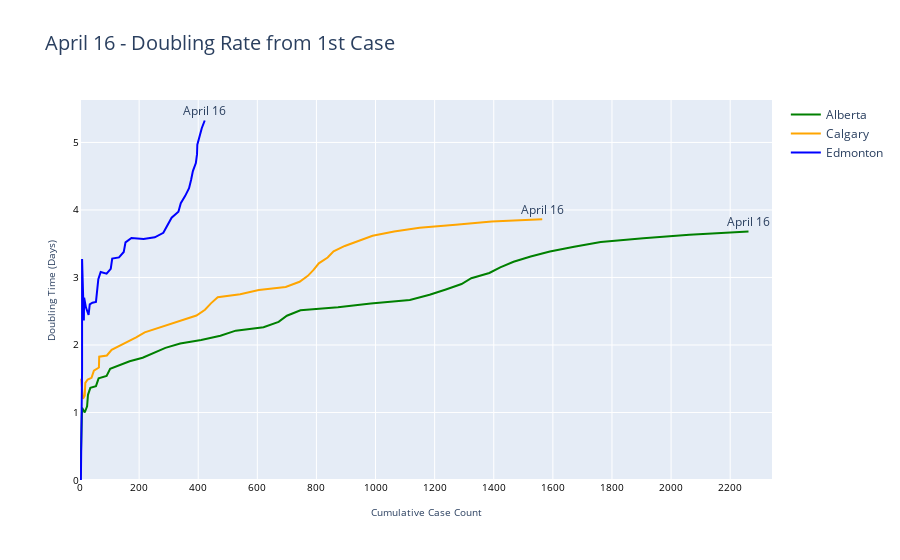

The notebook cell saved with this chart:
### Code cell
# Set up the defaults and the data
ln_width = 2
days_to_trim = 1
mode = 'lines'
trace_formats = {'Alberta': {'x_data': 'Ab_cumCases',
                             'y_data': 'Ab_dtime',
                             'mode': mode,
                             'line': {'color': 'green', 'width':ln_width}}, 
                 'Calgary': {'x_data': 'Calgary_cumulative',
                             'y_data': 'Calgary_dtime',
                             'mode': mode,
                             'line': {'color': 'orange', 'width':ln_width}},  
                 'Edmonton': {'x_data': 'Edmont_cumulative',
                              'y_data': 'Edmont_dtime',
                              'mode': mode,
                              'line': {'color': 'blue', 'width':ln_width}}
                } 
plot_data = all_data[:-days_to_trim]
updated = plot_data.index[-1].strftime("%B %d")
# Create the plot
fig = go.Figure()
annotations = list()
for key in trace_formats.keys():
    fig.add_trace(go.Scatter(x=plot_data[trace_formats[key]['x_data']], y=plot_data[trace_formats[key]['y_data']],
                             mode=trace_formats[key]['mode'], line=trace_formats[key]['line'],
                             name=key, hovertemplate='dt: %{y: 0.2f}'
                             ),
                 )
    last_x = plot_data[trace_formats[key]['x_data']][-1]
    last_y = plot_data[trace_formats[key]['y_data']][-1]
    last_day = plot_data.index[-1].strftime("%B %d")
    annotations.append(dict(x=last_x, y=last_y, xref='x', yref='y', text=last_day, 
                            showarrow=True, ax=0, ay=-10))
fig.update_layout(dict(title=f'{updated} - Doubling Rate from 1st Case', titlefont={'size':20},
                        xaxis=dict(title='Cumulative Case Count', titlefont={'size': 10}, 
                                   rangemode='nonnegative', tick0=0, dtick=200,
                                   tickfont={'color':'black', 'size':10}),
                        yaxis=dict(title='Doubling Time (Days)', titlefont={'size': 10}, 
                                   tickfont={'color':'black', 'size':10}, side='left',
                                   rangemode='nonnegative', tick0=0, dtick=1),
                        legend_orientation="v", hovermode='x', annotations=annotations ))
fig.show()
fig.write_html('images/doubling_time.html')

### Figure 1 — Plotly figure (JSON) as saved in the notebook; plotly's stock layout.template omitted (floating-point values rounded to 4 significant figures)
{"data": [{"hovertemplate": "dt: %{y: 0.2f}", "line": {"color": "green", "width": 2}, "mode": "lines", "name": "Alberta", "type": "scatter", "x": [0, 0, 1, 1, 1, 7, 16, 24, 27, 35, 54, 63, 90, 102, 134, 168, 212, 250, 289, 339, 410, 475, 527, 621, 672, 700, 746, 873, 984, 1116, 1183, 1238, 1291, 1324, 1385, 1422, 1467, 1525, 1590, 1672, 1762, 1906, 2062, 2262], "y": [0, 0, 0, 0, 0, 1.069, 1, 1.091, 1.262, 1.365, 1.39, 1.506, 1.54, 1.649, 1.698, 1.759, 1.812, 1.883, 1.957, 2.023, 2.074, 2.137, 2.212, 2.263, 2.342, 2.434, 2.515, 2.559, 2.615, 2.667, 2.743, 2.823, 2.903, 2.989, 3.066, 3.151, 3.232, 3.31, 3.385, 3.456, 3.524, 3.579, 3.633, 3.679]}, {"hovertemplate": "dt: %{y: 0.2f}", "line": {"color": "orange", "width": 2}, "mode": "lines", "name": "Calgary", "type": "scatter", "x": [null, null, 1, null, null, 4, 10, 16, 18, 26, 39, 47, 64, 65, 91, 107, 133, 162, 190, 219, 259, 303, 347, 394, 423, 443, 466, 542, 605, 696, 743, 771, 791, 808, 838, 858, 896, 942, 990, 1063, 1149, 1271, 1393, 1564], "y": [null, null, 0, null, null, 1.5, 1.204, 1.25, 1.439, 1.489, 1.514, 1.62, 1.667, 1.827, 1.844, 1.928, 1.984, 2.044, 2.114, 2.187, 2.245, 2.305, 2.37, 2.436, 2.522, 2.616, 2.708, 2.753, 2.814, 2.859, 2.936, 3.024, 3.116, 3.21, 3.295, 3.386, 3.467, 3.543, 3.618, 3.68, 3.738, 3.782, 3.83, 3.864]}, {"hovertemplate": "dt: %{y: 0.2f}", "line": {"color": "blue", "width": 2}, "mode": "lines", "name": "Edmonton", "type": "scatter", "x": [null, null, 0, null, null, 3, 6, 7, 7, 7, 13, 14, 20, 29, 33, 42, 54, 58, 62, 70, 90, 104, 109, 132, 148, 154, 174, 215, 253, 282, 296, 310, 333, 341, 356, 369, 376, 382, 392, 396, 397, 404, 412, 422], "y": [null, null, 0, null, null, 0, 1, 1.636, 2.454, 3.272, 2.364, 2.7, 2.558, 2.444, 2.602, 2.626, 2.638, 2.808, 2.975, 3.081, 3.057, 3.128, 3.28, 3.297, 3.378, 3.52, 3.585, 3.57, 3.595, 3.662, 3.774, 3.886, 3.974, 4.1, 4.209, 4.321, 4.448, 4.576, 4.694, 4.827, 4.966, 5.09, 5.21, 5.325]}], "layout": {"annotations": [{"ax": 0, "ay": -10, "showarrow": true, "text": "April 16", "x": 2262, "xref": "x", "y": 3.679, "yref": "y"}, {"ax": 0, "ay": -10, "showarrow": true, "text": "April 16", "x": 1564, "xref": "x", "y": 3.864, "yref": "y"}, {"ax": 0, "ay": -10, "showarrow": true, "text": "April 16", "x": 422, "xref": "x", "y": 5.325, "yref": "y"}], "hovermode": "x", "legend": {"orientation": "v"}, "title": {"font": {"size": 20}, "text": "April 16 - Doubling Rate from 1st Case"}, "xaxis": {"dtick": 200, "rangemode": "nonnegative", "tick0": 0, "tickfont": {"color": "black", "size": 10}, "title": {"font": {"size": 10}, "text": "Cumulative Case Count"}}, "yaxis": {"dtick": 1, "rangemode": "nonnegative", "side": "left", "tick0": 0, "tickfont": {"color": "black", "size": 10}, "title": {"font": {"size": 10}, "text": "Doubling Time (Days)"}}}}
